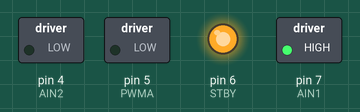
Recording of a sketch running on a simulated Arduino Uno, built with avr-gcc and run on an emulated ATmega328P. Shown: switched loads named in the sketch (green lamp = pin HIGH), output pins drawn as LEDs (lit = HIGH). What the sketch prints to the serial monitor is not drawn.

Above: at 0.2 s.
At 11.7 s:
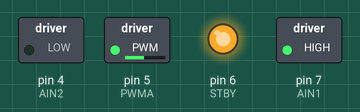
At 23.1 s:
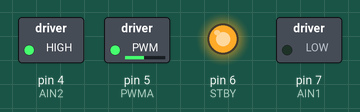
At 24.9 s:
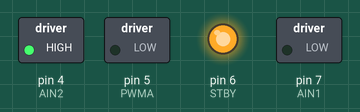
Timing chart, 0 to 26.4 s (numbered marks = the images above):
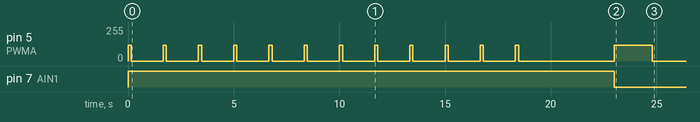

The sketch:

DC_180_0.ino
```cpp
// TB6612 控制引脚
const int PWMA = 5;
const int AIN1 = 7;
const int AIN2 = 4;
const int STBY = 6;

// 前进设置（慢速）
const int PWM_FORWARD     = 120;     // 慢速强度
const int STEP_DELAY_MS_F = 150;     // 转动时间
const int DWELL_MS_F      = 1516;    // 等待时间
const int NUM_STEPS_F     = 12;      // 正向步数

// 返回设置（快速）
const int PWM_BACKWARD     = 120;   // 快速强度
const int STEP_DELAY_MS_B  = 1800;   // 快速转动时间
const int DWELL_MS_B       = 0;   // 快速等待时间
const int NUM_STEPS_B      = 1;    // 快速反向步数（与前向一致）

void setup() {
  pinMode(PWMA, OUTPUT);
  pinMode(AIN1, OUTPUT);
  pinMode(AIN2, OUTPUT);
  pinMode(STBY, OUTPUT);

  Serial.begin(9600);
  digitalWrite(STBY, HIGH);  // 启动 TB6612 模块

  // === 正向慢速旋转 0° → 180° ===
  Serial.println("开始直流电机慢速旋转到 180°...");

  unsigned long startTime = millis();  // 记录开始时间

  for (int i = 1; i <= NUM_STEPS_F; i++) {
    // 正转
    digitalWrite(AIN1, HIGH);
    digitalWrite(AIN2, LOW);
    analogWrite(PWMA, PWM_FORWARD);

    delay(STEP_DELAY_MS_F);

    analogWrite(PWMA, 0);  // 停止
    delay(DWELL_MS_F);

    Serial.print("已完成正向步骤 ");
    Serial.print(i);
    Serial.print(" / ");
    Serial.println(NUM_STEPS_F);
  }

  unsigned long forwardEndTime = millis();  // 完成正转
  float forwardTime = (forwardEndTime - startTime) / 1000.0;
  Serial.print("完成 180° 正向耗时：");
  Serial.print(forwardTime, 2);
  Serial.println(" 秒");

  delay(3000);  // 中间停顿

  // === 快速反向回到 0° ===
  Serial.println("开始直流电机快速返回 0°...");

  unsigned long returnStartTime = millis();

  for (int i = 1; i <= NUM_STEPS_B; i++) {
    // 反转
    digitalWrite(AIN1, LOW);
    digitalWrite(AIN2, HIGH);
    analogWrite(PWMA, PWM_BACKWARD);

    delay(STEP_DELAY_MS_B);

    analogWrite(PWMA, 0);
    delay(DWELL_MS_B);

    Serial.print("已完成反向步骤 ");
    Serial.print(i);
    Serial.print(" / ");
    Serial.println(NUM_STEPS_B);
  }

  unsigned long endTime = millis();
  float totalTime = (endTime - startTime) / 1000.0;
  float returnTime = (endTime - returnStartTime) / 1000.0;

  Serial.print("快速返回耗时：");
  Serial.print(returnTime, 2);
  Serial.println(" 秒");

  Serial.print("总运行时间（来回）：");
  Serial.print(totalTime, 2);
  Serial.println(" 秒");
}

void loop() {
  // 无操作
}
```
